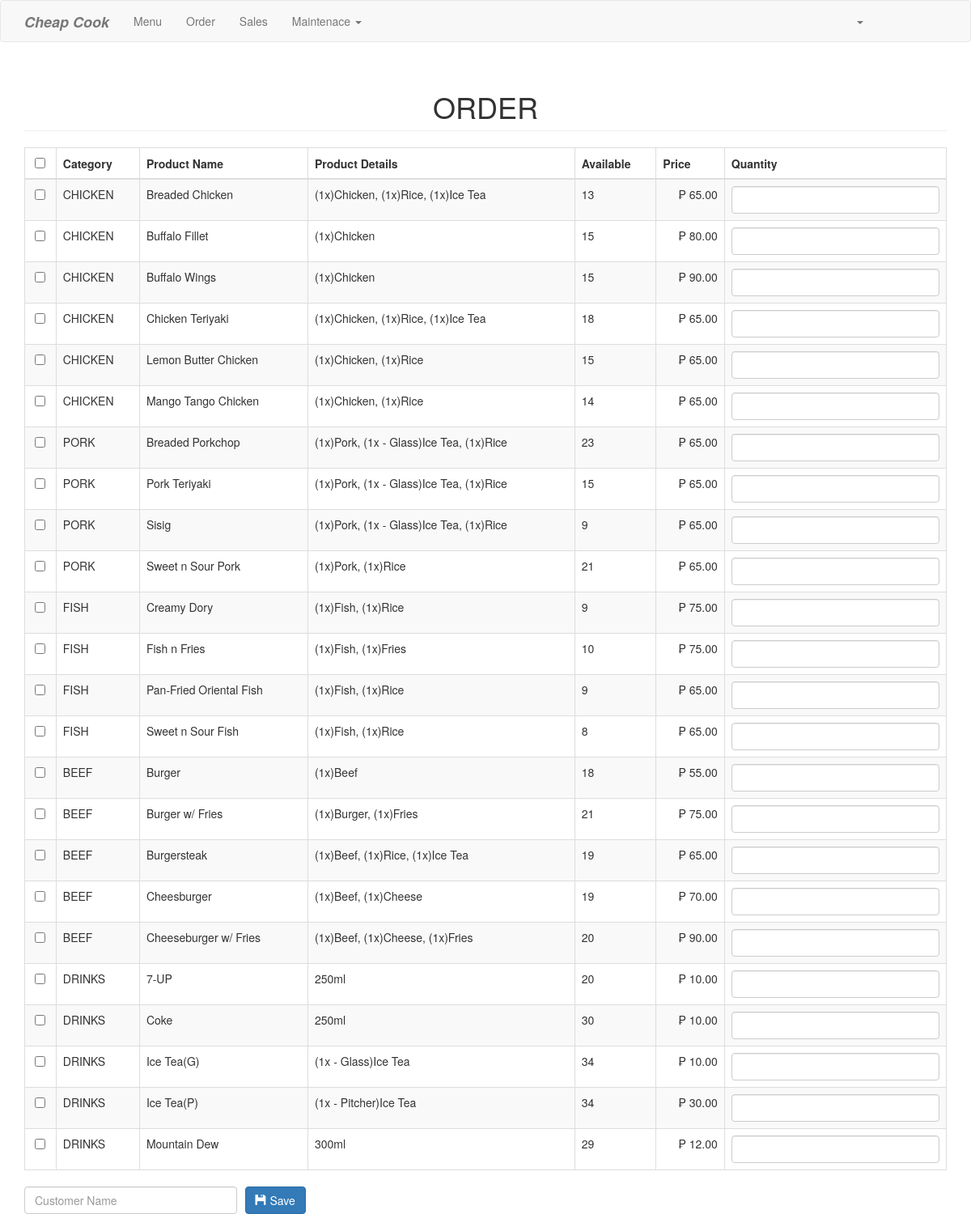
The app's page /order.php with its own data.
### tables this page shows
CREATE TABLE  `product` (
  `productid` int(11) NOT NULL,
  `categoryid` int(1) NOT NULL,
  `productname` varchar(30) NOT NULL,
  `productdetails` varchar(100) NOT NULL,
  `prodavail` int(3) NOT NULL,
  `price` double NOT NULL,
  `photo` varchar(150) NOT NULL
);

CREATE TABLE `category` (
  `categoryid` int(11) NOT NULL,
  `catname` varchar(30) NOT NULL
);

### order.php (the view, shortened to what this page needs)
<?php include('header.php'); ?>
<body>
<?php include('navbar.php'); ?>
<div class="container">
	<h1 class="page-header text-center">ORDER</h1>
	<form method="POST" action="purchase.php">
		<table class="table table-striped table-bordered">
			<thead>
				<th class="text-center"><input type="checkbox" id="checkAll"></th>
				<th>Category</th>
				<th>Product Name</th>
				<th>Product Details</th>
				<th>Available</th>
				<th>Price</th>
				<th>Quantity</th>
			</thead>
			<tbody>
				<?php
					$sql="select * from product left join category on category.categoryid=product.categoryid order by product.categoryid asc, productname asc";
					$query=$conn->query($sql);
					$iterate=0;
					while($row=$query->fetch_array()){
						?>
						<tr>
							<td class="text-center"><input type="checkbox" value="<?php echo $row['productid']; ?>||<?php echo $iterate; ?>" name="productid[]" style=""></td>
							<td><?php echo $row['catname']; ?></td>
							<td><?php echo $row['productname']; ?></td>
							<td><?php echo $row['productdetails']; ?></td>
							<td><?php echo $row['prodavail']; ?></td>
							<td class="text-right">₱ <?php echo number_format($row['price'], 2); ?></td>
							<td><input type="text" class="form-control" name="quantity_<?php echo $iterate; ?>"></td>
						</tr>
						<?php
						$iterate++;
					}
				?>
			</tbody>
		</table>
		<div class="row">
			<div class="col-md-3">
				<input type="text" name="customer" class="form-control" placeholder="Customer Name" required>
			</div>
			<div class="col-md-2" style="margin-left:-20px;">
				<button type="submit" class="btn btn-primary"><span class="glyphicon glyphicon-floppy-disk"></span> Save</button>
			</div>
		</div>
	</form>
</div>
</body>
</html>

### records on screen
product: categoryid.catname "CHICKEN", productname "Breaded Chicken", productdetails "(1x)Chicken, (1x)Rice, (1x)Ice Tea", prodavail "13", price "65.00"
product: categoryid.catname "CHICKEN", productname "Buffalo Fillet", productdetails "(1x)Chicken", prodavail "15", price "80.00"
product: categoryid.catname "CHICKEN", productname "Buffalo Wings", productdetails "(1x)Chicken", prodavail "15", price "90.00"
product: categoryid.catname "CHICKEN", productname "Chicken Teriyaki", productdetails "(1x)Chicken, (1x)Rice, (1x)Ice Tea", prodavail "18", price "65.00"
product: categoryid.catname "CHICKEN", productname "Lemon Butter Chicken", productdetails "(1x)Chicken, (1x)Rice", prodavail "15", price "65.00"
product: categoryid.catname "CHICKEN", productname "Mango Tango Chicken", productdetails "(1x)Chicken, (1x)Rice", prodavail "14", price "65.00"
product: categoryid.catname "PORK", productname "Breaded Porkchop", productdetails "(1x)Pork, (1x - Glass)Ice Tea, (1x)Rice", prodavail "23", price "65.00"
product: categoryid.catname "PORK", productname "Pork Teriyaki", productdetails "(1x)Pork, (1x - Glass)Ice Tea, (1x)Rice", prodavail "15", price "65.00"
product: categoryid.catname "PORK", productname "Sisig", productdetails "(1x)Pork, (1x - Glass)Ice Tea, (1x)Rice", prodavail "9", price "65.00"
product: categoryid.catname "PORK", productname "Sweet n Sour Pork", productdetails "(1x)Pork, (1x)Rice", prodavail "21", price "65.00"
product: categoryid.catname "FISH", productname "Creamy Dory", productdetails "(1x)Fish, (1x)Rice", prodavail "9", price "75.00"
product: categoryid.catname "FISH", productname "Fish n Fries", productdetails "(1x)Fish, (1x)Fries", prodavail "10", price "75.00"
product: categoryid.catname "FISH", productname "Pan-Fried Oriental Fish", productdetails "(1x)Fish, (1x)Rice", prodavail "9", price "65.00"
product: categoryid.catname "FISH", productname "Sweet n Sour Fish", productdetails "(1x)Fish, (1x)Rice", prodavail "8", price "65.00"
product: categoryid.catname "BEEF", productname "Burger", productdetails "(1x)Beef", prodavail "18", price "55.00"
product: categoryid.catname "BEEF", productname "Burger w/ Fries", productdetails "(1x)Burger, (1x)Fries", prodavail "21", price "75.00"
product: categoryid.catname "BEEF", productname "Burgersteak", productdetails "(1x)Beef, (1x)Rice, (1x)Ice Tea", prodavail "19", price "65.00"
product: categoryid.catname "BEEF", productname "Cheesburger", productdetails "(1x)Beef, (1x)Cheese", prodavail "19", price "70.00"
product: categoryid.catname "BEEF", productname "Cheeseburger w/ Fries", productdetails "(1x)Beef, (1x)Cheese, (1x)Fries", prodavail "20", price "90.00"
product: categoryid.catname "DRINKS", productname "7-UP", productdetails "250ml", prodavail "20", price "10.00"
product: categoryid.catname "DRINKS", productname "Coke", productdetails "250ml", prodavail "30", price "10.00"
product: categoryid.catname "DRINKS", productname "Ice Tea(G)", productdetails "(1x - Glass)Ice Tea", prodavail "34", price "10.00"
product: categoryid.catname "DRINKS", productname "Ice Tea(P)", productdetails "(1x - Pitcher)Ice Tea", prodavail "34", price "30.00"
product: categoryid.catname "DRINKS", productname "Mountain Dew", productdetails "300ml", prodavail "29", price "12.00"
